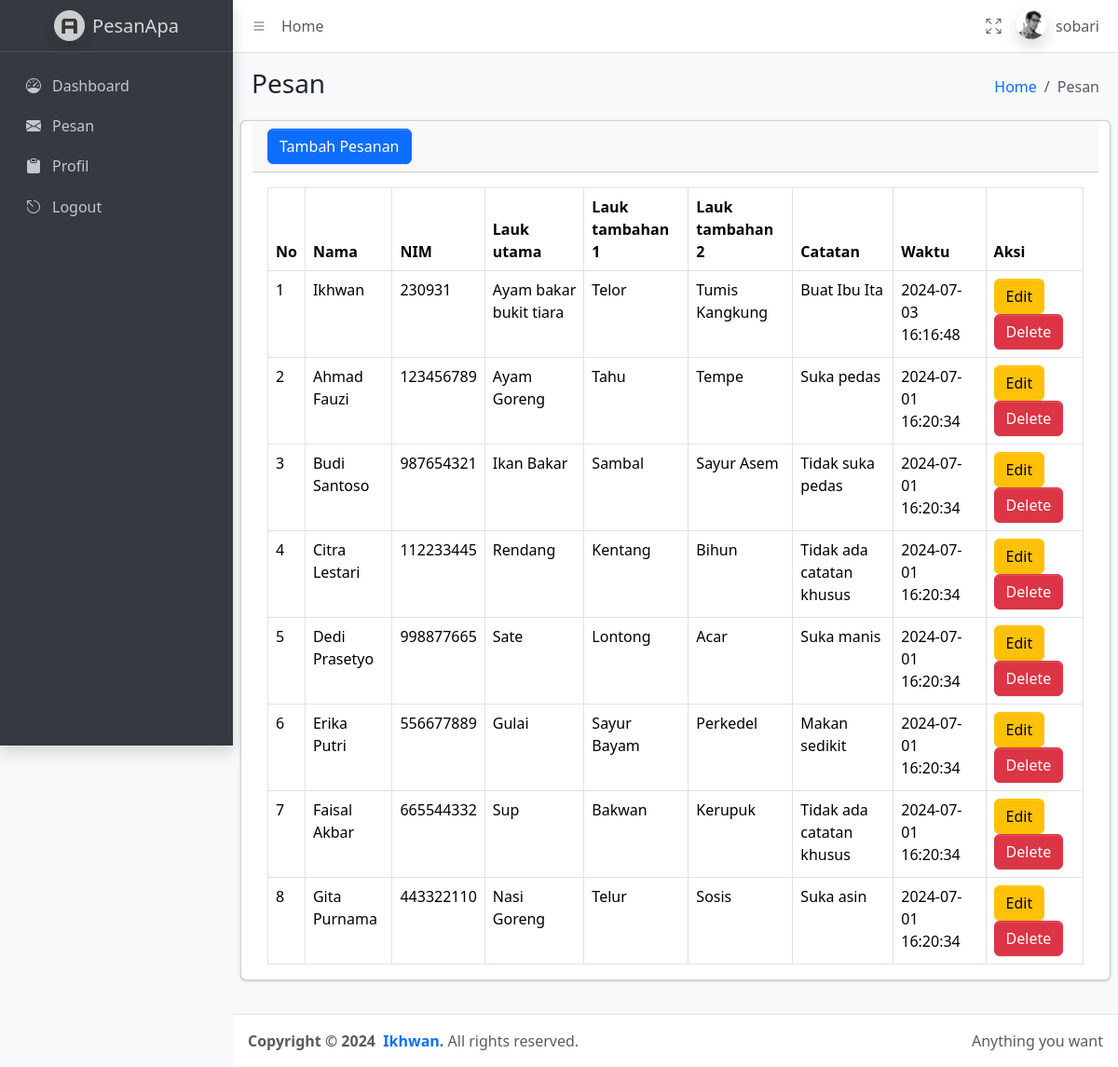
Screenshot of /pesan.php (signed in) with the database file from the repository.
### tables this page shows
CREATE TABLE `tb_pesanan` (
  `id` int NOT NULL,
  `nama` text NOT NULL,
  `nim` text NOT NULL,
  `lauk_utama` text NOT NULL,
  `lauk_tambahan1` text NOT NULL,
  `lauk_tambahan2` text NOT NULL,
  `catatan` text NOT NULL,
  `waktu` timestamp NOT NULL DEFAULT CURRENT_TIMESTAMP
);

### pesan.php (the view, shortened to what this page needs)
<!DOCTYPE html>
<html lang="en">
<head>
    <link rel="stylesheet" href="https://cdn.jsdelivr.net/npm/@fontsource/source-sans-3@5.0.12/index.css">
    <link rel="stylesheet" href="https://cdn.jsdelivr.net/npm/overlayscrollbars@2.3.0/styles/overlayscrollbars.min.css">
    <link rel="stylesheet" href="https://cdn.jsdelivr.net/npm/bootstrap-icons@1.11.0/font/bootstrap-icons.min.css">
    <link rel="stylesheet" href="adminlte.css">
    <link rel="stylesheet" href="https://cdn.jsdelivr.net/npm/apexcharts@3.37.1/dist/apexcharts.css">
    <link rel="stylesheet" href="https://cdn.jsdelivr.net/npm/jsvectormap@1.5.3/dist/css/jsvectormap.min.css">
    <link rel="stylesheet" href="https://cdn.jsdelivr.net/npm/bootstrap@5.3.2/dist/css/bootstrap.min.css">
    <link rel="stylesheet" href="https://cdn.datatables.net/2.0.8/css/dataTables.dataTables.css" />
</head>
<body class="layout-fixed sidebar-expand-lg bg-body-tertiary">
    <?php
    include("header.php")
    ?>
    <?php
    include("sitebar.php")
    ?>
    </nav>
    </div>
    </aside>
    <main class="app-main">
        <div class="app-content-header">
            <div class="container-fluid">
                <div class="row">
                    <div class="col-sm-6">
                        <h3 class="mb-0">Pesan</h3>
                    </div>
                    <div class="col-sm-6">
                        <ol class="breadcrumb float-sm-end">
                            <li class="breadcrumb-item"><a href="#">Home</a></li>
                            <li class="breadcrumb-item active" aria-current="page">
                                Pesan
                            </li>
                        </ol>
                    </div>
                </div>
            </div>
        </div>
        <div class="app-content">
            <div class="container-fluid">
                <div class="row">
                    <?php
                    $sql = "SELECT * FROM tb_pesanan ORDER BY id ASC";
                    $result = mysqli_query($conn, $sql);
                    ?>
                    <div class="card mb-4">
                        <div class="card-header">
                            <button type="button" class="btn btn-primary" data-bs-toggle="modal" data-bs-target="#tambah">
  Tambah Pesanan
</button>
                        </div>
                        <div class="card-body">
                            <table class="table table-bordered" id="myTable">
                                <thead>
                                    <tr>
                                        <th style="width: 10px">No</th>
                                        <th>Nama</th>
                                        <th>NIM</th>
                                        <th>Lauk utama</th>
                                        <th>Lauk tambahan 1</th>
                                        <th>Lauk tambahan 2</th>
                                        <th>Catatan</th>
                                        <th>Waktu</th>
                                        <th>Aksi</th>
                                    </tr>
                                </thead>
                                <tbody>
                                    <?php
                                    $no = 1;
                                    while ($row = mysqli_fetch_assoc($result)) { ?>
                                        <tr>
                                            <td><?= $no ?></td>
                                            <td><?= $row['nama'] ?></td>
                                            <td><?= $row['nim'] ?></td>
                                            <td><?= $row['lauk_utama'] ?></td>
                                            <td><?= $row['lauk_tambahan1'] ?></td>
                                            <td><?= $row['lauk_tambahan2'] ?></td>
                                            <td><?= $row['catatan'] ?></td>
                                            <td><?= $row['waktu'] ?></td>
                                            <td>
                                                <button type="button" class="btn btn-warning edit-btn" data-bs-toggle="modal" data-bs-target="#editModal" data-id="<?= $row['id'] ?>" data-nama="<?= $row['nama'] ?>" data-nim="<?= $row['nim'] ?>" data-lauk-utama="<?= $row['lauk_utama'] ?>" data-lauk-tambahan1="<?= $row['lauk_tambahan1'] ?>" data-lauk-tambahan2="<?= $row['lauk_tambahan2'] ?>" data-catatan="<?= $row['catatan'] ?>">Edit</button>
                                                <button type="button" class="btn btn-danger delete-btn" data-id="<?= $row['id'] ?>" data-bs-toggle="modal" data-bs-target="#confirmModal">Delete</button>
                                            </td>
                                        </tr>
                                    <?php $no++;
                                    } ?>
                                </tbody>
                            </table>
                        </div>
                    </div>
                </div>
            </div>
    </main>
    <?php
    include("footer.php")
    ?>
    </div>
</body>
</html>

### rows the page displays
tb_pesanan: nama "Ikhwan", nim "230931", lauk_utama "Ayam bakar bukit tiara", lauk_tambahan1 "Telor", lauk_tambahan2 "Tumis Kangkung", catatan "Buat Ibu Ita", waktu "2024-07-03 16:16:48"
tb_pesanan: nama "Ahmad Fauzi", nim "123456789", lauk_utama "Ayam Goreng", lauk_tambahan1 "Tahu", lauk_tambahan2 "Tempe", catatan "Suka pedas", waktu "2024-07-01 16:20:34"
tb_pesanan: nama "Budi Santoso", nim "987654321", lauk_utama "Ikan Bakar", lauk_tambahan1 "Sambal", lauk_tambahan2 "Sayur Asem", catatan "Tidak suka pedas", waktu "2024-07-01 16:20:34"
tb_pesanan: nama "Citra Lestari", nim "112233445", lauk_utama "Rendang", lauk_tambahan1 "Kentang", lauk_tambahan2 "Bihun", catatan "Tidak ada catatan khusus", waktu "2024-07-01 16:20:34"
tb_pesanan: nama "Dedi Prasetyo", nim "998877665", lauk_utama "Sate", lauk_tambahan1 "Lontong", lauk_tambahan2 "Acar", catatan "Suka manis", waktu "2024-07-01 16:20:34"
tb_pesanan: nama "Erika Putri", nim "556677889", lauk_utama "Gulai", lauk_tambahan1 "Sayur Bayam", lauk_tambahan2 "Perkedel", catatan "Makan sedikit", waktu "2024-07-01 16:20:34"
tb_pesanan: nama "Faisal Akbar", nim "665544332", lauk_utama "Sup", lauk_tambahan1 "Bakwan", lauk_tambahan2 "Kerupuk", catatan "Tidak ada catatan khusus", waktu "2024-07-01 16:20:34"
tb_pesanan: nama "Gita Purnama", nim "443322110", lauk_utama "Nasi Goreng", lauk_tambahan1 "Telur", lauk_tambahan2 "Sosis", catatan "Suka asin", waktu "2024-07-01 16:20:34"

### other values shown
$_SESSION['username'] "sobari"
